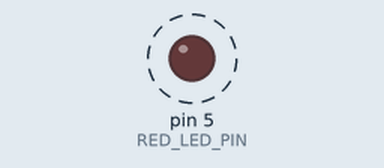
This sketch was run on a simulated Arduino Uno, built with avr-gcc and run on an emulated ATmega328P. Shown: output pins drawn as LEDs (lit = HIGH). Dashed ring = blinking. What the sketch prints to the serial monitor is not drawn.

Above: at 0.5 s.
Timing chart, 0 to 4.6 s (numbered marks = the images above):
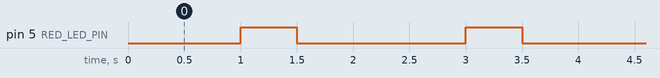

Measured:
- by itself, pin 5 (RED_LED_PIN): alternates HIGH for 0.50 s and LOW for 1.5 s

The sketch:

68-challenge-fizzblink.ino
```cpp
const int RED_LED_PIN = 5;
int counter = 0;

void setup() {
  pinMode(RED_LED_PIN, OUTPUT);
  Serial.begin(9600);
}

void loop() {
  counter++;
  if (counter % 3 == 0) {
    Serial.println("Fizz");
    digitalWrite(RED_LED_PIN, HIGH);
    delay(500);
    digitalWrite(RED_LED_PIN, LOW);
  } else {
    Serial.println(String(counter));
  }

  delay(500);
}
```
